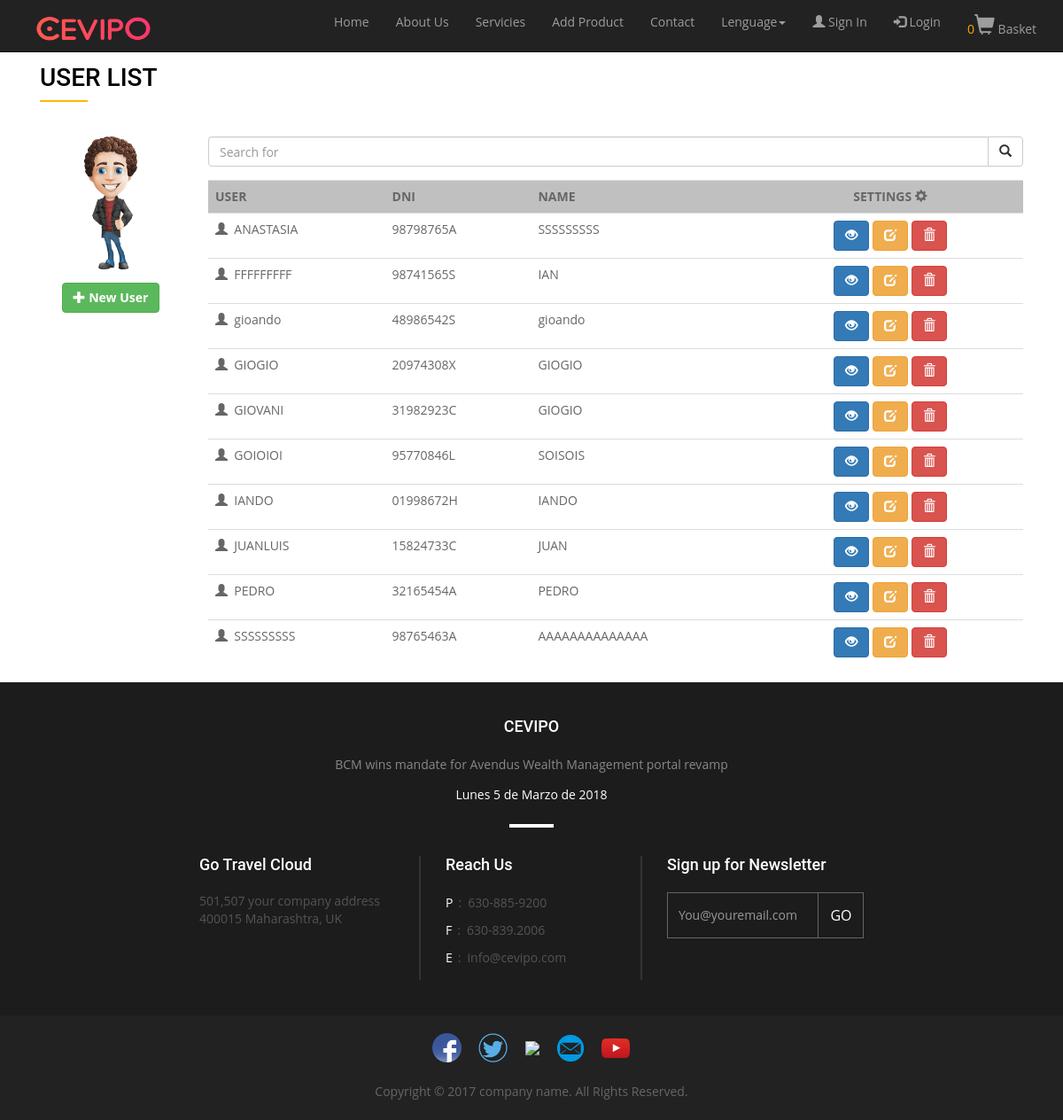
/index.php?page=sing_in&op=list, run on an earlier commit of the app's database.
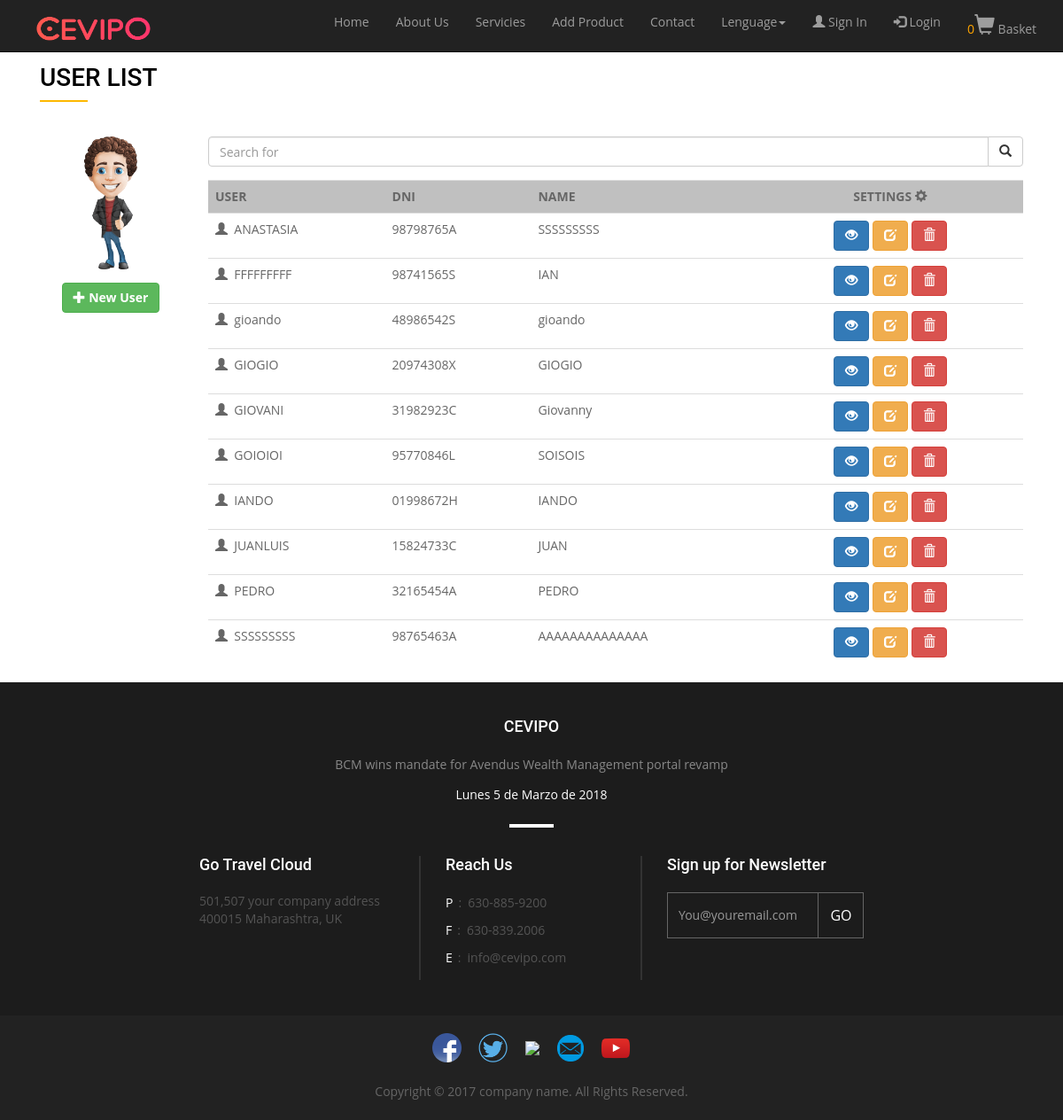
And on a later commit of the database.
### tables this page shows
CREATE TABLE `usuario2` (
  `user` varchar(50) NOT NULL,
  `first_name` varchar(50) NOT NULL,
  `last_name` varchar(50) NOT NULL,
  `dni` varchar(9) NOT NULL,
  `birthdate` varchar(10) NOT NULL,
  `genere` varchar(20) NOT NULL,
  `country` varchar(100) NOT NULL,
  `address` varchar(200) NOT NULL,
  `zip` int(5) NOT NULL,
  `phone` int(9) NOT NULL,
  `email` varchar(500) NOT NULL,
  `password` varchar(500) NOT NULL,
  `cmpy` varchar(200) NOT NULL,
  `hobbies` varchar(200) NOT NULL,
  `user_type` tinyint(1) DEFAULT '0'
);

### module/sing_in/model/DAOuser.php (called while the page is built, shortened)
<?php
	class DAOUser{
		function select_all_user(){
			$sql = "SELECT * FROM usuario2 ORDER BY user ASC";
			$conexion = connect::con();
            $res = mysqli_query($conexion, $sql);
            return $res;
		}
	}

### module/sing_in/view/list_user/list_sing_in.php (the view, shortened to what this page needs)
<div class="container">
    <div class="col-md-12">
    	<div class="row">
    			<div class="col-md-5">
                    <h2 class="aboutus-title">USER LIST</h2>
                </div>
    	</div>
    	<div class="row">
            <div class="col-md-2 text-center">
                <div class="form-group">
                    <p id="p_crear"><a href="index.php?page=sing_in&op=create"><img src="view/img/crud/usu_6.png" style="width: 80px;"></a></p>
                </div>
                <div class="form-group">
                    <a href="index.php?page=sing_in&op=create" class="btn btn btn-success btn-default"><span class="glyphicon glyphicon-plus" aria-hidden="true"></span><b>&nbsp;New User</b></a>
                </div>
            </div>
            <div class="col-md-10 table-responsive">
                <div class="form-group">
                    <form action="#" method="get">
                        <div class="input-group">
                            <input class="form-control" id="system-search" name="system-search" placeholder="Search for" required>
                            <span class="input-group-btn">
                                <button type="submit" class="btn btn-default"><i class="glyphicon glyphicon-search"></i></button>
                            </span>
                        </div>
                    </form>
                </div>
                <div class="form-group">
            		<table class="table table-hover">
                        <tr style="background: silver;" >
                            <td><b>USER</b></td>
                            <td><b>DNI</b></td>
                            <td><b>NAME</b></td>
                            <td class="text-center" ><b>SETTINGS&nbsp;</b><span class="glyphicon glyphicon-cog"></span></td>
                        </tr>
                        <?php
                            if ($rdo->num_rows === 0){
                                echo '<tr>';
                                echo '<td align="center"  colspan="3">NO HAY NINGUN USUARIO</td>';
                                echo '</tr>';
                            }else{
                                foreach ($rdo as $row) {
                               		echo '<tr>';
                                	   	echo '<td><span class="glyphicon glyphicon-user "></span>&nbsp;&nbsp;'. $row['user'] . '</td>';
                                	   	echo '<td>'. $row['dni'] . '</td>';
                                	   	echo '<td>'. $row['first_name'] . '</td>';
                                	   	echo '<td  class="text-center" width=300>';
                                    	   	echo '<a class="btn btn-primary btn-default user_read" id="'.$row['user'].'" href="#" data-toggle="modal" data-target="#miModal" title="READ USER"   ><span  class="glyphicon glyphicon-eye-open" aria-hidden="true"></span></a>';
                                    	   	echo '<a href="index.php?page=sing_in&op=update&id='.$row['user'].'" title="EDIT USER" class="btn btn-warning btn-default" ><span  class="glyphicon glyphicon-edit" aria-hidden="true"></span></a>';
                                    	   	echo '<a  class="btn btn-danger btn-default user_delete" id="'.$row['user'].'" data-toggle="modal" data-target="#myModal" title="DELETE USER"><span  class="glyphicon glyphicon-trash" aria-hidden="true"></span></a>';
                                	   	echo '</td>';
                            	   	echo '</tr>';
                                }
                            }
                        ?>
                    </table>
                </div>
            </div>
    	</div>
    </div>
</div>

### view/inc/header.php (shortened to what this page needs)
<!DOCTYPE html>
<html>
<head>
	<link rel="stylesheet" type="text/css" href="view/css/bootstrap.min.css">
	<link rel="stylesheet" href="view/css/dataTables.bootstrap.min.css">
	<link rel="stylesheet" type="text/css" href="view/css/my_styles.css">
    <link rel="stylesheet" href="//code.jquery.com/ui/1.11.4/themes/smoothness/jquery-ui.css">
</head>
<body>

### view/inc/menu.php (shortened to what this page needs)
	<header>
	<nav class="navbar  navbar-inverse navbar-fixed-top" role="navigation">
		<div class="container">
			<div class="navbar-header">
				<a href="index.php?page=homepage" class="navbar-brand">
                  		<img src="view/img/barra_navegador/logo.png" class="logo ">
				</a>
			</div>
			<div class="collapse navbar-collapse" id="navi_gio">
				<ul class="nav navbar-nav navbar-right">
					<li href="#"><a href="index.php?page=homepage" data-tr="home" ></a></li>
					<li href="#"><a href="index.php?page=about_us"  data-tr="about"></a></li>
					<li href="#"><a href="index.php?page=services"  data-tr="servicies"></a></li>
					<li href="#"><a href="index.php?page=products&view=products" data-tr="add_product"></a></li>
					<li href="#"><a href="index.php?page=contact"  data-tr="contact"></a></li>
					<li class="dropdown">
			          	<a href="#"   class="dropdown-toggle" data-toggle="dropdown" role="button" aria-haspopup="true" aria-expanded="false"> Lenguage<span class="caret"></span></a>
			        </li>
					<li id="li_singIn"><a href="index.php?page=sing_in&op=create"   ><span class="glyphicon glyphicon-user"></span > Sign In</a></li>
				    <li id="li_login"><a href="#"   data-toggle="modal" data-target="#modal_login"><span class="glyphicon glyphicon-log-in"></span > Login</a></li>
				    <li><a href="index.php?page=basket&view=basket" class="" ><span id="cont_prod" style="color: orange;"></span><span style="font-size: 23px;" class="glyphicon glyphicon-shopping-cart"></span>&nbsp;Basket</a></li>
				</ul>
			</div>
		</div>
	</nav>
	<br>
	<br>
	<br>
</header>
<body>

### index.php (shortened to what this page needs)
<?php
    require_once("view/inc/header.php");
	require_once("view/inc/menu.php");
	if (!isset($_GET['page'])) {
		require_once("module/homepage/controller/controller_homepage.php");
	}else  if  ((isset($_GET['page']))&&(!isset($_GET['view'])))   {
        require_once("module/".$_GET['page']."/controller/controller_".$_GET['page'].".php");
	}else if ((isset($_GET['page']))&&(isset($_GET['view']))) {
		require_once("module/".$_GET['page']."/view/create_".$_GET['view'].".php");
	}

### module/sing_in/controller/controller_sing_in.php (shortened to what this page needs)
<?php
    $path_controller = $_SERVER['DOCUMENT_ROOT'] . '/proy_navid/ProyectoGio/';
    include ($path_controller . "module/sing_in/model/DAOuser.php");
    switch($_GET['op']){
        case 'list';
            try{
                $daouser = new DAOUser();
                $rdo = $daouser->select_all_user();
            }catch (Exception $e){
                $callback = 'index.php?page=503';
                die('<script>window.location.href="'.$callback .'";</script>');
            }
            if(!$rdo){
                $callback = 'index.php?page=503';
                die('<script>window.location.href="'.$callback .'";</script>');
            }else{
                include("module/sing_in/view/list_user/list_sing_in.php");
            }
            break;
    }

### view/css/my_styles.css (style rules this page uses)
.aboutus-title { font-size: 28px; letter-spacing: 0; line-height: 32px; margin: 0 0 39px; padding: 0 0 11px; position: relative; text-transform: uppercase; color: #000; }
.aboutus-title::after { background: #fdb801 none repeat scroll 0 0; bottom: 0; content: ""; height: 2px; left: 0; position: absolute; width: 54px; }
.logo { width: 150px; height: 35px; }
.navbar { margin-bottom: 0; }

What changed in the data, as far as the page shows it:
changed usuario2 "GIOVANI": first_name "GIOGIO" → "Giovanny"
